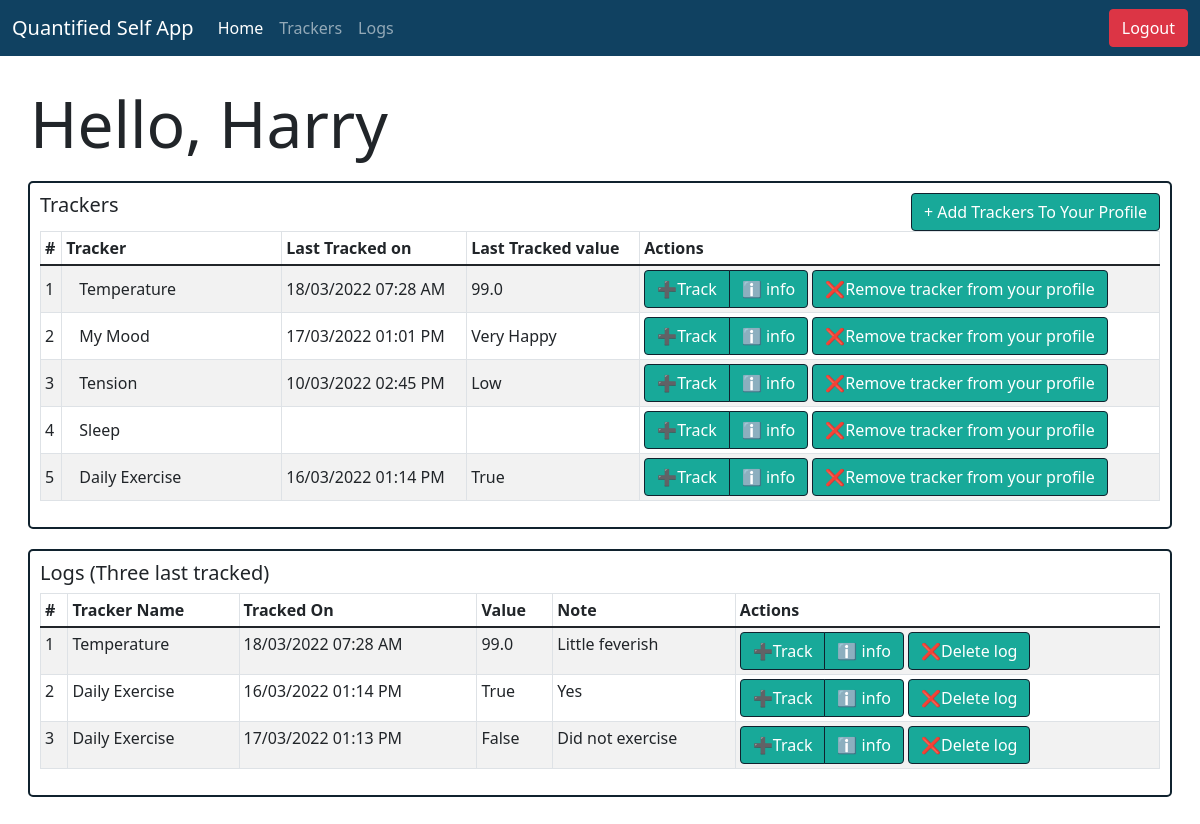
The app's page /user/Harry/home (signed in) with its own data.
### models.py (models this page shows, shortened)
class Users_Model(db.Model, UserMixin):
  __tablename__ = "Users"
  user_id = db.Column(db.Integer, autoincrement=True, primary_key=True)
  username = db.Column(db.String, nullable=False, unique=True)
  password = db.Column(db.String, nullable=False)
  trackers = db.relationship("Trackers_Model", secondary="Enrollments")

class Trackers_Model(db.Model):
  __tablename__ = "Trackers"
  tracker_id = db.Column(db.Integer, autoincrement=True, primary_key=True)
  tracker_name = db.Column(db.String, nullable=False, unique=True)
  tracker_type = db.Column(db.String, nullable=False)
  tracker_desc = db.Column(db.String)

class Logs_Model(db.Model):
  __tablename__ = "Logs"
  log_id = db.Column(db.Integer, autoincrement=True, primary_key=True)
  value = db.Column(db.String, nullable=False)
  note = db.Column(db.String)
  timestamp = db.Column(db.String, nullable=False)
  user_id = db.Column(db.Integer, db.ForeignKey("Users.user_id"), primary_key=True, nullable=False)
  tracker_id = db.Column(db.Integer, db.ForeignKey("Trackers.tracker_id"), primary_key=True, nullable=False)

### app/userviews.py (the view)
@app.route("/user/<username>/home")
@login_required
def user_home(username):
    user_id = current_user.user_id
    enrolls = Enrollments_Model.query.filter_by(user_id=user_id).all()
    trackers = []
    logs = {}
    for e in enrolls:
        log = Logs_Model.query.filter_by(user_id=user_id, tracker_id=e.tracker_id).order_by(Logs_Model.log_id.desc()).first()
        tracker = Trackers_Model.query.filter_by(tracker_id=e.tracker_id).one()
        trackers.append(tracker)
        if log:
            logs[e.tracker_id] = log.timestamp,log.value
        else:
            logs[e.tracker_id] = None
    condition = False
    if trackers:
        condition = True
    tracker = Trackers_Model()
    loge = Logs_Model.query.filter_by(user_id=user_id).order_by(Logs_Model.log_id.desc()).all()
    condition2 = False
    if loge:
        i = 0
        log = []
        while i < 3 and i < len(loge):
            log.append(loge[i])
            i += 1
        condition2=True
    return render_template("user_home.html", username=username, trackers=trackers, condition=condition, condition2=condition2, logs=logs, tracker=tracker, log=log )

### app/userviews.py (called while the page is built)
@login_manager.user_loader
def load_user(user_id):
    return Users_Model.query.get(user_id)

### templates/user_home.html (shortened to what this page needs)
<!DOCTYPE html>
<html lang="en">
<head>
  <link rel="stylesheet" href="/css/bootstrap.css" />
  <link rel="stylesheet" href="/css/bootstrap-grid.css" />
  <link rel="stylesheet" href="/css/styles.css">
</head>
<body>
  <nav class="navbar navbar-expand-lg navbar-dark" style="background-color: #104161;">
    <div class="container-fluid">
      <a class="navbar-brand" href="#">Quantified Self App</a>
      <div class="collapse navbar-collapse" id="navbarNavAltMarkup">
        <div class="navbar-nav">
          <a class="nav-link active" aria-current="page" href="/user/{{username}}/home">Home</a>
          <a class="nav-link" href="/user/{{username}}/trackers">Trackers</a>
          <a class="nav-link" href="/user/{{username}}/logs">Logs</a>
        </div>
      </div>
      <a class="btn btn-danger" role="button" href="/user/logout" >Logout</a>
    </div>
  </nav>
  <div class="container-fluid" style="padding: 30px;">
    <div class="row justify-content-between">
      <div class="col-10">
        <h1 class="display-3">Hello, {{username}}</h1>
      </div>
    </div>
    <div class="row" style="padding: 10px;">
      <div class="col-md justify-content-center" id="my-col">
        {% if condition == True %}
        <div class="row justify-content-between">
          <div class="col-3">
            <h5>Trackers</h5>
          </div>
          <div class="col-auto">
            <a href="/user/{{username}}/trackers" id="my-button" class="btn" style="align-items: flex-end;">+ Add Trackers To Your Profile </a>
          </div>
        </div>
        <div class="table-responsive">
          <table class="table table-sm table-bordered table-striped align-middle">
            <thead>
              <tr>
                <th scope="col">#</th>
                <th scope="col" style="min-width: 200px;">Tracker</th>
                <th scope="col">Last Tracked on</th>
                <th scope="col">Last Tracked value</th>
                <th scope="col">Actions</th>
              </tr>
            </thead>
            <tbody>
              {% for tracker in trackers %}
                <tr>
                  <td scope="row">{{loop.index}}</td>
                  <td>
                    <a href="tracker/{{tracker.tracker_id}}" class="btn" style="text-align: start;">{{tracker.tracker_name}}</a>
                  </td>
                  <td>{{logs[tracker.tracker_id][0]}}</td>
                  <td>{{logs[tracker.tracker_id][1]}}</td>
                  <td>
                    <div class="btn-group" role="group" aria-label="Basic example">
                      <a href="/user/{{username}}/logs/{{tracker.tracker_id}}/add" id="my-button" class="btn">➕Track</a>
                      <a href="tracker/{{tracker.tracker_id}}" class="btn" style="border: 0.5px solid #10222E; background-color: #18A999; border-collapse:collapse; color: white;">ℹ️ info</a>
                    </div>
                    <a href="/user/{{username}}/tracker/{{tracker.tracker_id}}/delete" id="my-button" class="btn">❌Remove tracker from your profile</a>
                    </td>
                </tr>
              {% endfor %}
            </tbody>
          </table>
        </div>
        {% else %}
        No Trackers Added
        {% endif %}
      </div>
    </div>
    <div class="row" style="padding: 10px;">
      <div class="col-md justify-content-center" id="my-col">
        <h5 style="text-align: left;">Logs (Three last tracked)</h5>
        {% if condition2 %}
        <div class="table-responsive">
          <table class="table table-sm table-bordered table-striped">
            <thead>
              <tr>
                <th scope="col">#</th>
                <th scope="col">Tracker Name</th>
                <th scope="col">Tracked On</th>
                <th scope="col">Value</th>
                <th scope="col">Note</th>
                <th scope="col">Actions</th>
              </tr>
            </thead>
            <tbody>
              {% for l in log %}
              <tr>
                <td scope="row">{{loop.index}}</td>
                <td>{{tracker.query.filter_by(tracker_id=l.tracker_id).first().tracker_name}}</td>
                <td>{{l.timestamp}}</td>
                <td>{{l.value}}</td>
                <td>{{l.note}}</td>
                <td>
                  <div class="btn-group" role="group" aria-label="Basic example">
                    <a href="/user/{{username}}/logs/{{l.tracker_id}}/add" style="border: 0.5px solid #10222E; background-color: #18A999; color: white;" class="btn">➕Track</a>
                    <a href="tracker/{{l.tracker_id}}" class="btn" style="border: 0.5px solid #10222E; background-color: #18A999; border-collapse:collapse; color: white;">ℹ️ info</a>
                  </div>
                  <a href="/user/{{username}}/logs/{{l.log_id}}/delete" style="border: 0.5px solid #10222E; background-color: #18A999; color: white;" class="btn">❌Delete log</a>
                </td>
              </tr>
              {% endfor %}
            </tbody>
          </table>
        </div>
        {% else %}
        Not tracking yet
        {% endif %}
      </div>
    </div>
  </div>
</body>
</html>

### static/css/styles.css (style rules this page uses)
#my-col { border: 2px solid #10222E; border-radius: 5px; padding: 10px; }
#my-button { border: 0.5px solid #10222E; background-color: #18A999; color: white; text-align: center; }

### records on screen
Users_Model: username "Harry"
Trackers_Model: tracker_name "Temperature", query.filter_by "Temperature"
Logs_Model: timestamp "18/03/2022 07:28 AM", value "99.0", note "Little feverish"
Trackers_Model: tracker_name "My Mood", tracker_id.timestamp "17/03/2022 01:01 PM"
Logs_Model: value "Very Happy"
Trackers_Model: tracker_name "Tension"
Logs_Model: timestamp "10/03/2022 02:45 PM", value "Low"
Trackers_Model: tracker_name "Sleep"
Trackers_Model: tracker_name "Daily Exercise", query.filter_by "Daily Exercise"
Logs_Model: timestamp "16/03/2022 01:14 PM", value "True", note "Yes"
Logs_Model: timestamp "17/03/2022 01:13 PM", value "False", note "Did not exercise"
